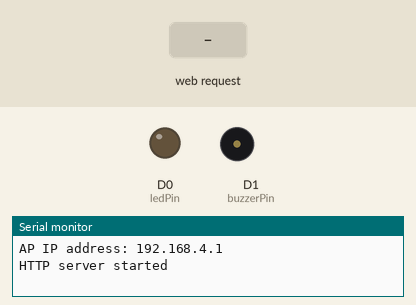
This sketch was run on a simulated ESP8266 (NodeMCU). Parts: output pins drawn as LEDs (lit = HIGH), buzzer (waves = sounding, pin HIGH), the last lines printed to the serial monitor. The inputs (shaded band) are chosen by the test bench.

Above: at 1.2 s.
1.3 s: HTTP request GET /ledAc received
At 1.8 s:
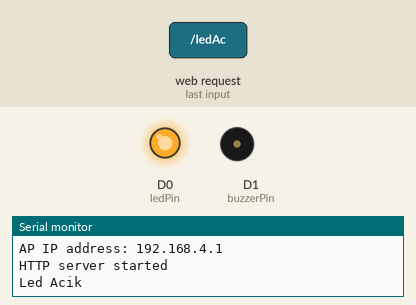
2.8 s: HTTP request GET /buzzerAc received
At 4.0 s:
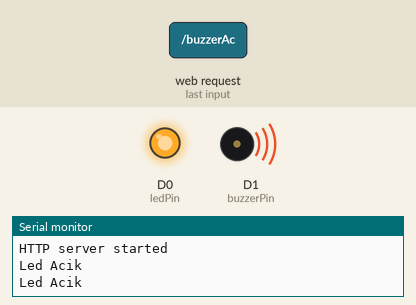
4.3 s: HTTP request GET /ledKapat received
At 5.3 s:
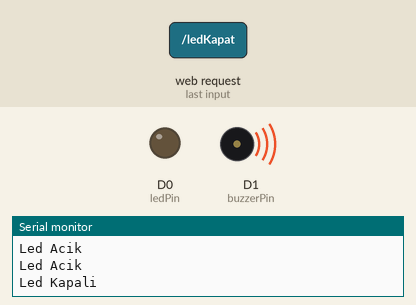
5.8 s: HTTP request GET /buzzerKapat received
At 6.4 s:
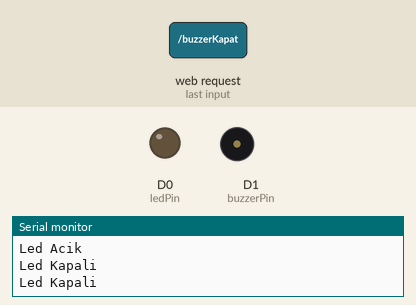
Timing chart, 0 to 8.3 s (numbered marks = the images above; inputs shaded):
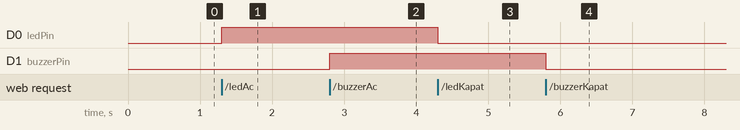

The sketch:

ornek2.ino
```cpp
/*
 * ESP8266 NodeMCU LED - Buzzer Control over WiFi (AP Mode)
 *
 * www.ersanalturk.com
 */
#include <ESP8266WiFi.h>
#include <WiFiClient.h>

//ESP Web Server Library to host a web page
#include <ESP8266WebServer.h>

// SSID parameters
const char *ssid = "ESP8266_AP_Mode";
const char *password = "12345678";

IPAddress ip(192, 168, 4, 1); // IP Address
IPAddress netmask(255, 255, 255, 0); // Netmask
//Declare a global object variable from the ESP8266WebServer class.
ESP8266WebServer server(80); //Server on port 80

//---------------------------------------------------------------
//Our HTML webpage contents in program memory
const char MAIN_page[] PROGMEM = R"=====(
<!DOCTYPE HTML><html lang="tr">
  <head>
    <title>Akıllı Ev V2</title>
    <meta name="viewport" content="width=device-width, initial-scale=1">
    <meta charset="UTF-8">
    <style>
      body { font-family: Arial; text-align: center; margin:0px auto; padding-top: 30px;background-color:#eee}
      .button {
    margin-top:30px;
    margin-bottom:30px;
        padding: 10px 20px;
        font-size: 24px;
        text-align: center;
        outline: none;
        color: #fff;
        background-color: #2f4468;
        border: none;
        border-radius: 5px;
        box-shadow: 0 6px #999;
        cursor: pointer;
        -webkit-touch-callout: none;
        -webkit-user-select: none;
        -khtml-user-select: none;
        -moz-user-select: none;
        -ms-user-select: none;
        user-select: none;
        -webkit-tap-highlight-color: rgba(0,0,0,0);
      }
      .button:hover {background-color: #1f2e45}
      .button:active {
        background-color: #1f2e45;
        box-shadow: 0 4px #666;
        transform: translateY(2px);
      }
    </style>
  </head>
  <body>
  <h1>Akıllı Ev Kontrol Sistemi v2</h1>

 <table border="1">
   <tr>
    <th colspan="2">
      Mobil Ekran Kontrol
    </th>
   </tr>
   <tr>
      <td><button class="button" ontouch="toggleCheckbox('ledAc');" onclick="toggleCheckbox('ledAc');">Led Aç</button></td>
      <td><button class="button" ontouch="toggleCheckbox('ledKapat');" onclick="toggleCheckbox('ledKapat');">Led Kapat</button></td>
  </tr>
   <tr>
      <td colspan="2"><button class="button" ontouchstart="toggleCheckbox('buzzerAc');" ontouchend="toggleCheckbox('buzzerKapat');">Zile Bas</button></td>
   </tr>
 </table>

 <table border="1">
   <tr>
    <th colspan="2">
      Bilgisayar Ekranından Kontrol
    </th>
   </tr>
   <tr>
      <td><button class="button" onclick="toggleCheckbox('ledAc');" accesskey="g">Led Aç - g</button></td>
      <td><button class="button" onclick="toggleCheckbox('ledKapat');" accesskey="h">Led Kapat - h</button></td>
  </tr>
   <tr>
      <td colspan="2"><button class="button" onmousedown="toggleCheckbox('buzzerAc');" onmouseup="toggleCheckbox('buzzerKapat');">Zile Bas</button></td>
   </tr>
 </table>

 <script>
   function toggleCheckbox(x) {
   var xhr = new XMLHttpRequest();
     xhr.open("GET", "/" + x, true);
     xhr.send();
   }
  </script>
  </body>
</html>
)=====";
//---------------------------------------------------------------
//On board LED Connected to GPIO2
#define ledPin D0
#define buzzerPin D1

//===============================================================
// This routine is executed when you open its IP in browser
//===============================================================
void handleRoot() {
 Serial.println("You called root page");
 String s = FPSTR(MAIN_page); //Read HTML contents
 server.send(200, "text/html", s); //Send web page
}

void handleLedAc() {
 Serial.println("Led Acik");
 digitalWrite(ledPin,HIGH);
 server.send(200, "text/html", "Led Acik"); //Send ADC value only to client ajax request
}

void handleLedKapat() {
 Serial.println("Led Kapali");
 digitalWrite(ledPin,LOW);
 server.send(200, "text/html", "Led Kapali");
}

void handleBuzzerAc() {
 Serial.println("Led Acik");
 digitalWrite(buzzerPin,HIGH);
 server.send(200, "text/html", "Buzzer Acik");
}

void handleBuzzerKapat() {
 Serial.println("Led Kapali");
 digitalWrite(buzzerPin,LOW);
 server.send(200, "text/html", "Buzzer Kapali");
}

//==============================================================
//                  SETUP
//==============================================================
void setup(void){
  Serial.begin(115200);

  // Setup AP
  WiFi.mode(WIFI_AP); //Only Access point
  WiFi.softAPConfig(ip, ip, netmask);
  WiFi.softAP(ssid, password);

  // Get and print IP Address
  IPAddress myIP = WiFi.softAPIP();
  Serial.print("AP IP address: ");
  Serial.println(myIP);

  //Onboard LED port Direction output
  pinMode(ledPin,OUTPUT);
  pinMode(buzzerPin,OUTPUT);

  //Motorları Durdur
  digitalWrite(ledPin,LOW);
  digitalWrite(buzzerPin,LOW);

  server.on("/", handleRoot);      //Which routine to handle at root location. This is display page
  server.on("/ledAc", handleLedAc); //as Per  <a href="ledOn">, Subroutine to be called
  server.on("/ledKapat", handleLedKapat);
  server.on("/buzzerAc", handleBuzzerAc);
  server.on("/buzzerKapat", handleBuzzerKapat);

  server.begin();                  //Start server
  Serial.println("HTTP server started");
}
//==============================================================
//                     LOOP
//==============================================================
void loop(void){
  server.handleClient();          //Handle client requests
}
```

Measured:
- after the input at 1.3 s, D0 (ledPin): LOW → HIGH at once
- after the input at 2.8 s, D1 (buzzerPin): LOW → HIGH at once
- after the input at 4.3 s, D0 (ledPin): HIGH → LOW at once
- after the input at 5.8 s, D1 (buzzerPin): HIGH → LOW at once
